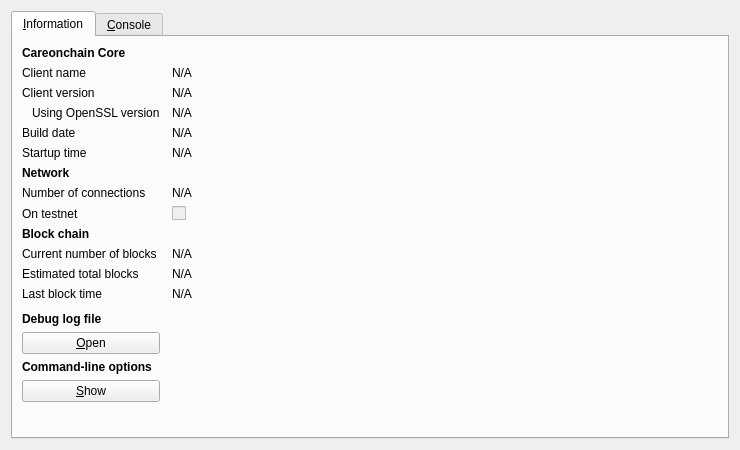
<?xml version="1.0" encoding="UTF-8"?>
<ui version="4.0">
 <class>RPCConsole</class>
 <widget class="QDialog" name="RPCConsole">
  <property name="geometry">
   <rect>
    <x>0</x>
    <y>0</y>
    <width>740</width>
    <height>450</height>
   </rect>
  </property>
  <property name="windowTitle">
   <string>Careonchain - Debug window</string>
  </property>
  <layout class="QVBoxLayout" name="verticalLayout_2">
   <item>
    <widget class="QTabWidget" name="tabWidget">
     <property name="currentIndex">
      <number>0</number>
     </property>
     <widget class="QWidget" name="tab_info">
      <attribute name="title">
       <string>&amp;Information</string>
      </attribute>
      <layout class="QGridLayout" name="gridLayout" columnstretch="0,1">
       <property name="horizontalSpacing">
        <number>12</number>
       </property>
       <item row="0" column="0">
        <widget class="QLabel" name="label_9">
         <property name="font">
          <font>
           <weight>75</weight>
           <bold>true</bold>
          </font>
         </property>
         <property name="text">
          <string>Careonchain Core</string>
         </property>
        </widget>
       </item>
       <item row="1" column="0">
        <widget class="QLabel" name="label_5">
         <property name="text">
          <string>Client name</string>
         </property>
        </widget>
       </item>
       <item row="1" column="1">
        <widget class="QLabel" name="clientName">
         <property name="cursor">
          <cursorShape>IBeamCursor</cursorShape>
         </property>
         <property name="text">
          <string>N/A</string>
         </property>
         <property name="textFormat">
          <enum>Qt::PlainText</enum>
         </property>
         <property name="textInteractionFlags">
          <set>Qt::LinksAccessibleByMouse|Qt::TextSelectableByKeyboard|Qt::TextSelectableByMouse</set>
         </property>
        </widget>
       </item>
       <item row="2" column="0">
        <widget class="QLabel" name="label_6">
         <property name="text">
          <string>Client version</string>
         </property>
        </widget>
       </item>
       <item row="2" column="1">
        <widget class="QLabel" name="clientVersion">
         <property name="cursor">
          <cursorShape>IBeamCursor</cursorShape>
         </property>
         <property name="text">
          <string>N/A</string>
         </property>
         <property name="textFormat">
          <enum>Qt::PlainText</enum>
         </property>
         <property name="textInteractionFlags">
          <set>Qt::LinksAccessibleByMouse|Qt::TextSelectableByKeyboard|Qt::TextSelectableByMouse</set>
         </property>
        </widget>
       </item>
       <item row="3" column="0">
        <widget class="QLabel" name="label_14">
         <property name="text">
          <string>Using OpenSSL version</string>
         </property>
         <property name="indent">
          <number>10</number>
         </property>
        </widget>
       </item>
       <item row="3" column="1">
        <widget class="QLabel" name="openSSLVersion">
         <property name="cursor">
          <cursorShape>IBeamCursor</cursorShape>
         </property>
         <property name="text">
          <string>N/A</string>
         </property>
         <property name="textFormat">
          <enum>Qt::PlainText</enum>
         </property>
         <property name="textInteractionFlags">
          <set>Qt::LinksAccessibleByMouse|Qt::TextSelectableByKeyboard|Qt::TextSelectableByMouse</set>
         </property>
        </widget>
       </item>
       <item row="4" column="0">
        <widget class="QLabel" name="label_12">
         <property name="text">
          <string>Build date</string>
         </property>
        </widget>
       </item>
       <item row="4" column="1">
        <widget class="QLabel" name="buildDate">
         <property name="cursor">
          <cursorShape>IBeamCursor</cursorShape>
         </property>
         <property name="text">
          <string>N/A</string>
         </property>
         <property name="textFormat">
          <enum>Qt::PlainText</enum>
         </property>
         <property name="textInteractionFlags">
          <set>Qt::LinksAccessibleByMouse|Qt::TextSelectableByKeyboard|Qt::TextSelectableByMouse</set>
         </property>
        </widget>
       </item>
       <item row="5" column="0">
        <widget class="QLabel" name="label_13">
         <property name="text">
          <string>Startup time</string>
         </property>
        </widget>
       </item>
       <item row="5" column="1">
        <widget class="QLabel" name="startupTime">
         <property name="cursor">
          <cursorShape>IBeamCursor</cursorShape>
         </property>
         <property name="text">
          <string>N/A</string>
         </property>
         <property name="textFormat">
          <enum>Qt::PlainText</enum>
         </property>
         <property name="textInteractionFlags">
          <set>Qt::LinksAccessibleByMouse|Qt::TextSelectableByKeyboard|Qt::TextSelectableByMouse</set>
         </property>
        </widget>
       </item>
       <item row="6" column="0">
        <widget class="QLabel" name="label_11">
         <property name="font">
          <font>
           <weight>75</weight>
           <bold>true</bold>
          </font>
         </property>
         <property name="text">
          <string>Network</string>
         </property>
        </widget>
       </item>
       <item row="7" column="0">
        <widget class="QLabel" name="label_7">
         <property name="text">
          <string>Number of connections</string>
         </property>
        </widget>
       </item>
       <item row="7" column="1">
        <widget class="QLabel" name="numberOfConnections">
         <property name="cursor">
          <cursorShape>IBeamCursor</cursorShape>
         </property>
         <property name="text">
          <string>N/A</string>
         </property>
         <property name="textFormat">
          <enum>Qt::PlainText</enum>
         </property>
         <property name="textInteractionFlags">
          <set>Qt::LinksAccessibleByMouse|Qt::TextSelectableByKeyboard|Qt::TextSelectableByMouse</set>
         </property>
        </widget>
       </item>
       <item row="8" column="0">
        <widget class="QLabel" name="label_8">
         <property name="text">
          <string>On testnet</string>
         </property>
        </widget>
       </item>
       <item row="8" column="1">
        <widget class="QCheckBox" name="isTestNet">
         <property name="enabled">
          <bool>false</bool>
         </property>
         <property name="text">
          <string/>
         </property>
        </widget>
       </item>
       <item row="9" column="0">
        <widget class="QLabel" name="label_10">
         <property name="font">
          <font>
           <weight>75</weight>
           <bold>true</bold>
          </font>
         </property>
         <property name="text">
          <string>Block chain</string>
         </property>
        </widget>
       </item>
       <item row="10" column="0">
        <widget class="QLabel" name="label_3">
         <property name="text">
          <string>Current number of blocks</string>
         </property>
        </widget>
       </item>
       <item row="10" column="1">
        <widget class="QLabel" name="numberOfBlocks">
         <property name="cursor">
          <cursorShape>IBeamCursor</cursorShape>
         </property>
         <property name="text">
          <string>N/A</string>
         </property>
         <property name="textFormat">
          <enum>Qt::PlainText</enum>
         </property>
         <property name="textInteractionFlags">
          <set>Qt::LinksAccessibleByMouse|Qt::TextSelectableByKeyboard|Qt::TextSelectableByMouse</set>
         </property>
        </widget>
       </item>
       <item row="11" column="0">
        <widget class="QLabel" name="label_4">
         <property name="text">
          <string>Estimated total blocks</string>
         </property>
        </widget>
       </item>
       <item row="11" column="1">
        <widget class="QLabel" name="totalBlocks">
         <property name="cursor">
          <cursorShape>IBeamCursor</cursorShape>
         </property>
         <property name="text">
          <string>N/A</string>
         </property>
         <property name="textFormat">
          <enum>Qt::PlainText</enum>
         </property>
         <property name="textInteractionFlags">
          <set>Qt::LinksAccessibleByMouse|Qt::TextSelectableByKeyboard|Qt::TextSelectableByMouse</set>
         </property>
        </widget>
       </item>
       <item row="12" column="0">
        <widget class="QLabel" name="label_2">
         <property name="text">
          <string>Last block time</string>
         </property>
        </widget>
       </item>
       <item row="12" column="1">
        <widget class="QLabel" name="lastBlockTime">
         <property name="cursor">
          <cursorShape>IBeamCursor</cursorShape>
         </property>
         <property name="text">
          <string>N/A</string>
         </property>
         <property name="textFormat">
          <enum>Qt::PlainText</enum>
         </property>
         <property name="textInteractionFlags">
          <set>Qt::LinksAccessibleByMouse|Qt::TextSelectableByKeyboard|Qt::TextSelectableByMouse</set>
         </property>
        </widget>
       </item>
       <item row="13" column="0">
        <spacer name="verticalSpacer_2">
         <property name="orientation">
          <enum>Qt::Vertical</enum>
         </property>
         <property name="sizeHint" stdset="0">
          <size>
           <width>20</width>
           <height>20</height>
          </size>
         </property>
        </spacer>
       </item>
       <item row="14" column="0">
        <widget class="QLabel" name="labelDebugLogfile">
         <property name="font">
          <font>
           <weight>75</weight>
           <bold>true</bold>
          </font>
         </property>
         <property name="text">
          <string>Debug log file</string>
         </property>
        </widget>
       </item>
       <item row="15" column="0">
        <widget class="QPushButton" name="openDebugLogfileButton">
         <property name="toolTip">
          <string>Open the Careonchain debug log file from the current data directory. This can take a few seconds for large log files.</string>
         </property>
         <property name="text">
          <string>&amp;Open</string>
         </property>
         <property name="autoDefault">
          <bool>false</bool>
         </property>
        </widget>
       </item>
       <item row="16" column="0">
        <widget class="QLabel" name="labelCLOptions">
         <property name="font">
          <font>
           <weight>75</weight>
           <bold>true</bold>
          </font>
         </property>
         <property name="text">
          <string>Command-line options</string>
         </property>
        </widget>
       </item>
       <item row="17" column="0">
        <widget class="QPushButton" name="showCLOptionsButton">
         <property name="toolTip">
          <string>Show the Careonchain-Qt help message to get a list with possible Careonchain command-line options.</string>
         </property>
         <property name="text">
          <string>&amp;Show</string>
         </property>
         <property name="autoDefault">
          <bool>false</bool>
         </property>
        </widget>
       </item>
       <item row="18" column="0">
        <spacer name="verticalSpacer">
         <property name="orientation">
          <enum>Qt::Vertical</enum>
         </property>
         <property name="sizeHint" stdset="0">
          <size>
           <width>20</width>
           <height>40</height>
          </size>
         </property>
        </spacer>
       </item>
      </layout>
     </widget>
     <widget class="QWidget" name="tab_console">
      <attribute name="title">
       <string>&amp;Console</string>
      </attribute>
      <layout class="QVBoxLayout" name="verticalLayout_3">
       <property name="spacing">
        <number>3</number>
       </property>
       <item>
        <widget class="QTextEdit" name="messagesWidget">
         <property name="minimumSize">
          <size>
           <width>0</width>
           <height>100</height>
          </size>
         </property>
         <property name="readOnly">
          <bool>true</bool>
         </property>
         <property name="tabKeyNavigation" stdset="0">
          <bool>false</bool>
         </property>
         <property name="columnCount" stdset="0">
          <number>2</number>
         </property>
        </widget>
       </item>
       <item>
        <layout class="QHBoxLayout" name="horizontalLayout">
         <property name="spacing">
          <number>3</number>
         </property>
         <item>
          <widget class="QLabel" name="label">
           <property name="text">
            <string notr="true">&gt;</string>
           </property>
          </widget>
         </item>
         <item>
          <widget class="QLineEdit" name="lineEdit"/>
         </item>
         <item>
          <widget class="QPushButton" name="clearButton">
           <property name="maximumSize">
            <size>
             <width>24</width>
             <height>24</height>
            </size>
           </property>
           <property name="toolTip">
            <string>Clear console</string>
           </property>
           <property name="text">
            <string/>
           </property>
           <property name="icon">
            <iconset resource="../bitcoin.qrc">
             <normaloff>:/icons/remove</normaloff>:/icons/remove</iconset>
           </property>
           <property name="shortcut">
            <string notr="true">Ctrl+L</string>
           </property>
           <property name="autoDefault">
            <bool>false</bool>
           </property>
          </widget>
         </item>
        </layout>
       </item>
      </layout>
     </widget>
    </widget>
   </item>
  </layout>
 </widget>
 <resources>
  <include location="../bitcoin.qrc"/>
 </resources>
 <connections/>
</ui>
